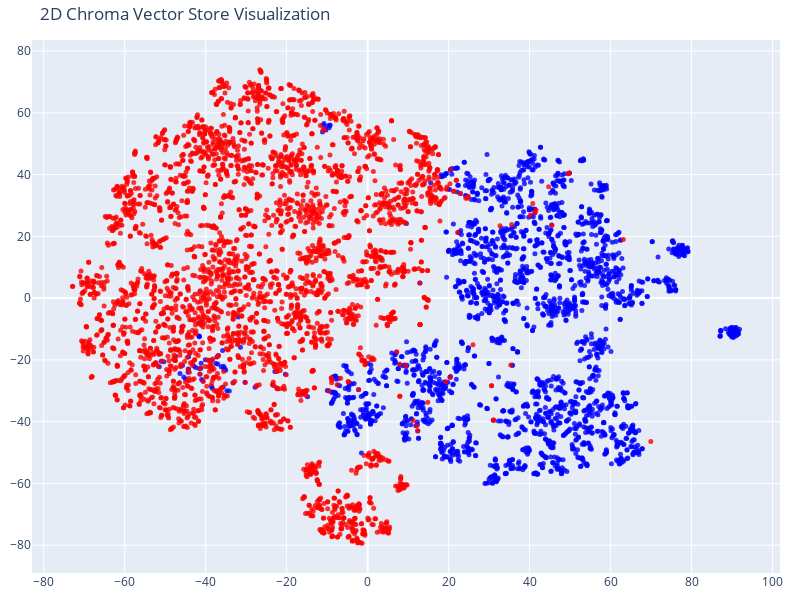

Notebook source saved alongside this figure:
### Code cell
tsne = TSNE(n_components=2, random_state=42)
reduced_vectors = tsne.fit_transform(vectors)

# Create the 2D scatter plot
fig = go.Figure(data=[go.Scatter(
    x=reduced_vectors[:, 0],
    y=reduced_vectors[:, 1],
    mode='markers',
    marker=dict(size=5, color=colors, opacity=0.8),
    text=[f"Type: {t}<br>Text: {d[:100]}..." for t, d in zip(source_types, documents)],
    hoverinfo='text'
)])

fig.update_layout(
    title='2D Chroma Vector Store Visualization',
    scene=dict(xaxis_title='x',yaxis_title='y'),
    width=800,
    height=600,
    margin=dict(r=20, b=10, l=10, t=40)
)

fig.show()

### Figure 1 — Plotly figure (JSON) as saved in the notebook; plotly's stock layout.template omitted (floating-point values rounded to 4 significant figures; data arrays with more than 128 entries replaced by an {"elided": "..."} marker saying what was removed)
{"data": [{"hoverinfo": "text", "marker": {"color": {"elided": "5780 str values"}, "opacity": 0.8, "size": 5}, "mode": "markers", "text": {"elided": "5780 str values"}, "type": "scatter", "x": {"elided": "5780 float values"}, "y": {"elided": "5780 float values"}}], "layout": {"height": 600, "margin": {"b": 10, "l": 10, "r": 20, "t": 40}, "scene": {"xaxis": {"title": {"text": "x"}}, "yaxis": {"title": {"text": "y"}}}, "title": {"text": "2D Chroma Vector Store Visualization"}, "width": 800}}
